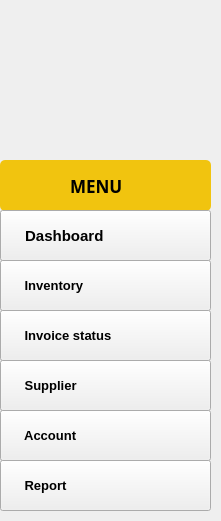
   <widget class="QFrame" name="PanalFrame">
    <property name="geometry">
     <rect>
      <x>20</x>
      <y>100</y>
      <width>221</width>
      <height>521</height>
     </rect>
    </property>
    <property name="sizePolicy">
     <sizepolicy hsizetype="Expanding" vsizetype="Expanding">
      <horstretch>0</horstretch>
      <verstretch>0</verstretch>
     </sizepolicy>
    </property>
    <property name="styleSheet">
     <string notr="true">
QFrame#PanalFrame{
background-color: 0;
}</string>
    </property>
    <property name="frameShape">
     <enum>QFrame::Shape::NoFrame</enum>
    </property>
    <widget class="QWidget" name="widget" native="true">
     <property name="geometry">
      <rect>
       <x>40</x>
       <y>20</y>
       <width>141</width>
       <height>131</height>
      </rect>
     </property>
     <property name="styleSheet">
      <string notr="true">background-image: url(:/Logo big menu/stock.png);</string>
     </property>
    </widget>
    <widget class="QWidget" name="Menu_Title" native="true">
     <property name="geometry">
      <rect>
       <x>0</x>
       <y>160</y>
       <width>211</width>
       <height>51</height>
      </rect>
     </property>
     <property name="styleSheet">
      <string notr="true">QWidget#Menu_Title{
background-color: rgb(241, 196, 15);
border-radius: 5px;
}</string>
     </property>
     <widget class="QLabel" name="label_2">
      <property name="geometry">
       <rect>
        <x>70</x>
        <y>10</y>
        <width>71</width>
        <height>31</height>
       </rect>
      </property>
      <property name="font">
       <font>
        <family>Segoe MDL2 Assets</family>
        <pointsize>13</pointsize>
        <bold>true</bold>
       </font>
      </property>
      <property name="text">
       <string>MENU</string>
      </property>
     </widget>
    </widget>
    <widget class="QPushButton" name="Employee_Button">
     <property name="geometry">
      <rect>
       <x>0</x>
       <y>260</y>
       <width>211</width>
       <height>51</height>
      </rect>
     </property>
     <property name="font">
      <font>
       <pointsize>10</pointsize>
       <bold>true</bold>
      </font>
     </property>
     <property name="cursor">
      <cursorShape>PointingHandCursor</cursorShape>
     </property>
     <property name="styleSheet">
      <string notr="true">text-align: left;
padding-left:20px;</string>
     </property>
     <property name="text">
      <string> Inventory</string>
     </property>
     <property name="icon">
      <iconset>
       <normaloff>:/Button/recycle.png</normaloff>:/Button/recycle.png</iconset>
     </property>
     <property name="iconSize">
      <size>
       <width>24</width>
       <height>24</height>
      </size>
     </property>
    </widget>
    <widget class="QPushButton" name="Supplier_Button">
     <property name="geometry">
      <rect>
       <x>0</x>
       <y>310</y>
       <width>211</width>
       <height>51</height>
      </rect>
     </property>
     <property name="font">
      <font>
       <pointsize>10</pointsize>
       <bold>true</bold>
      </font>
     </property>
     <property name="cursor">
      <cursorShape>PointingHandCursor</cursorShape>
     </property>
     <property name="layoutDirection">
      <enum>Qt::LayoutDirection::LeftToRight</enum>
     </property>
     <property name="styleSheet">
      <string notr="true">text-align: left;
padding-left:20px;</string>
     </property>
     <property name="text">
      <string> Invoice status</string>
     </property>
     <property name="icon">
      <iconset>
       <normaloff>:/Button/invoice.png</normaloff>:/Button/invoice.png</iconset>
     </property>
     <property name="iconSize">
      <size>
       <width>24</width>
       <height>24</height>
      </size>
     </property>
    </widget>
    <widget class="QPushButton" name="Category_Button">
     <property name="geometry">
      <rect>
       <x>0</x>
       <y>410</y>
       <width>211</width>
       <height>51</height>
      </rect>
     </property>
     <property name="font">
      <font>
       <pointsize>10</pointsize>
       <bold>true</bold>
      </font>
     </property>
     <property name="cursor">
      <cursorShape>PointingHandCursor</cursorShape>
     </property>
     <property name="styleSheet">
      <string notr="true">text-align: left;
padding-left:20px;</string>
     </property>
     <property name="text">
      <string> Account</string>
     </property>
     <property name="icon">
      <iconset>
       <normaloff>:/Button/user (1).png</normaloff>:/Button/user (1).png</iconset>
     </property>
     <property name="iconSize">
      <size>
       <width>24</width>
       <height>24</height>
      </size>
     </property>
    </widget>
    <widget class="QPushButton" name="Products_Button">
     <property name="geometry">
      <rect>
       <x>0</x>
       <y>460</y>
       <width>211</width>
       <height>51</height>
      </rect>
     </property>
     <property name="font">
      <font>
       <pointsize>10</pointsize>
       <bold>true</bold>
      </font>
     </property>
     <property name="cursor">
      <cursorShape>PointingHandCursor</cursorShape>
     </property>
     <property name="styleSheet">
      <string notr="true">text-align: left;
padding-left:20px;</string>
     </property>
     <property name="text">
      <string> Report</string>
     </property>
     <property name="icon">
      <iconset>
       <normaloff>:/Button/report.png</normaloff>:/Button/report.png</iconset>
     </property>
     <property name="iconSize">
      <size>
       <width>24</width>
       <height>24</height>
      </size>
     </property>
    </widget>
    <widget class="QPushButton" name="Dash_Button">
     <property name="geometry">
      <rect>
       <x>0</x>
       <y>210</y>
       <width>211</width>
       <height>51</height>
      </rect>
     </property>
     <property name="font">
      <font>
       <pointsize>11</pointsize>
       <bold>true</bold>
      </font>
     </property>
     <property name="cursor">
      <cursorShape>PointingHandCursor</cursorShape>
     </property>
     <property name="layoutDirection">
      <enum>Qt::LayoutDirection::LeftToRight</enum>
     </property>
     <property name="autoFillBackground">
      <bool>false</bool>
     </property>
     <property name="styleSheet">
      <string notr="true">text-align: left;
padding-left:20px;</string>
     </property>
     <property name="text">
      <string> Dashboard</string>
     </property>
     <property name="icon">
      <iconset>
       <normaloff>:/Button/_ionicons_svg_md-easel (1).png</normaloff>:/Button/_ionicons_svg_md-easel (1).png</iconset>
     </property>
     <property name="iconSize">
      <size>
       <width>24</width>
       <height>24</height>
      </size>
     </property>
     <property name="autoDefault">
      <bool>false</bool>
     </property>
     <property name="flat">
      <bool>false</bool>
     </property>
    </widget>
    <widget class="QPushButton" name="Category_Button_2">
     <property name="geometry">
      <rect>
       <x>0</x>
       <y>360</y>
       <width>211</width>
       <height>51</height>
      </rect>
     </property>
     <property name="font">
      <font>
       <pointsize>10</pointsize>
       <bold>true</bold>
      </font>
     </property>
     <property name="cursor">
      <cursorShape>PointingHandCursor</cursorShape>
     </property>
     <property name="styleSheet">
      <string notr="true">text-align: left;
padding-left:20px;</string>
     </property>
     <property name="text">
      <string> Supplier</string>
     </property>
     <property name="icon">
      <iconset>
       <normaloff>:/Button/supplier (1).png</normaloff>:/Button/supplier (1).png</iconset>
     </property>
     <property name="iconSize">
      <size>
       <width>24</width>
       <height>24</height>
      </size>
     </property>
    </widget>
   </widget>
